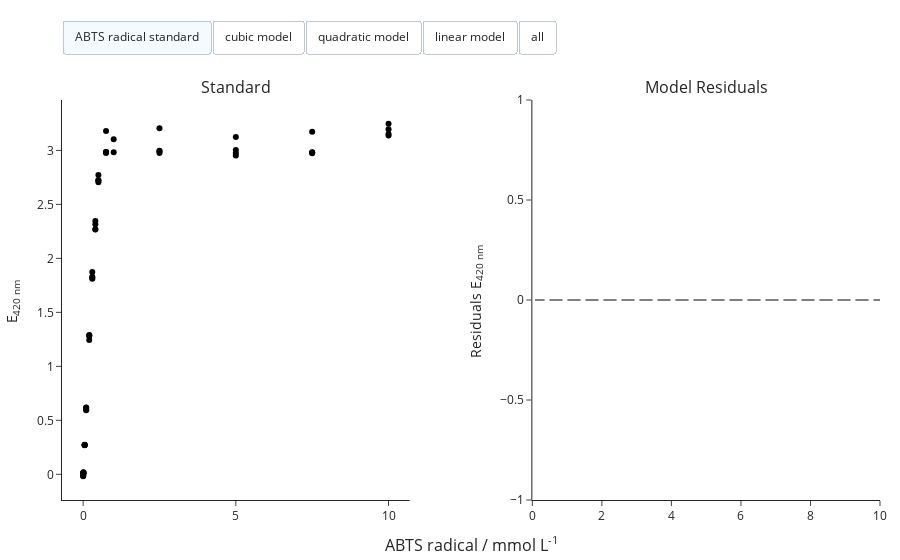

Notebook source saved alongside this figure:
### Code cell
standard.visualize()

### Figure 1 — Plotly figure (JSON) as saved in the notebook; plotly's stock layout.template omitted (floating-point values rounded to 4 significant figures; data arrays with more than 128 entries replaced by an {"elided": "..."} marker saying what was removed)
{"data": [{"customdata": ["ABTS radical standard"], "hovertemplate": "Signal: %{y:.2f}", "marker": {"color": "#000000"}, "mode": "markers", "name": "A4", "showlegend": false, "type": "scatter", "visible": true, "x": [0.5], "xaxis": "x", "y": [2.772], "yaxis": "y"}, {"customdata": ["ABTS radical standard"], "hovertemplate": "Signal: %{y:.2f}", "marker": {"color": "#000000"}, "mode": "markers", "name": "A5", "showlegend": false, "type": "scatter", "visible": true, "x": [0.001], "xaxis": "x", "y": [-0.01798], "yaxis": "y"}, {"customdata": ["ABTS radical standard"], "hovertemplate": "Signal: %{y:.2f}", "marker": {"color": "#000000"}, "mode": "markers", "name": "A6", "showlegend": false, "type": "scatter", "visible": true, "x": [0.05], "xaxis": "x", "y": [0.2699], "yaxis": "y"}, {"customdata": ["ABTS radical standard"], "hovertemplate": "Signal: %{y:.2f}", "marker": {"color": "#000000"}, "mode": "markers", "name": "A7", "showlegend": false, "type": "scatter", "visible": true, "x": [0.2], "xaxis": "x", "y": [1.282], "yaxis": "y"}, {"customdata": ["ABTS radical standard"], "hovertemplate": "Signal: %{y:.2f}", "marker": {"color": "#000000"}, "mode": "markers", "name": "A8", "showlegend": false, "type": "scatter", "visible": true, "x": [0.4], "xaxis": "x", "y": [2.269], "yaxis": "y"}, {"customdata": ["ABTS radical standard"], "hovertemplate": "Signal: %{y:.2f}", "marker": {"color": "#000000"}, "mode": "markers", "name": "A9", "showlegend": false, "type": "scatter", "visible": true, "x": [0.75], "xaxis": "x", "y": [3.179], "yaxis": "y"}, {"customdata": ["ABTS radical standard"], "hovertemplate": "Signal: %{y:.2f}", "marker": {"color": "#000000"}, "mode": "markers", "name": "A10", "showlegend": false, "type": "scatter", "visible": true, "x": [2.5], "xaxis": "x", "y": [3.205], "yaxis": "y"}, {"customdata": ["ABTS radical standard"], "hovertemplate": "Signal: %{y:.2f}", "marker": {"color": "#000000"}, "mode": "markers", "name": "A11", "showlegend": false, "type": "scatter", "visible": true, "x": [7.5], "xaxis": "x", "y": [3.174], "yaxis": "y"}, {"customdata": ["ABTS radical standard"], "hovertemplate": "Signal: %{y:.2f}", "marker": {"color": "#000000"}, "mode": "markers", "name": "A12", "showlegend": false, "type": "scatter", "visible": true, "x": [10], "xaxis": "x", "y": [3.247], "yaxis": "y"}, {"customdata": ["ABTS radical standard"], "hovertemplate": "Signal: %{y:.2f}", "marker": {"color": "#000000"}, "mode": "markers", "name": "B4", "showlegend": false, "type": "scatter", "visible": true, "x": [0.5], "xaxis": "x", "y": [2.706], "yaxis": "y"}, {"customdata": ["ABTS radical standard"], "hovertemplate": "Signal: %{y:.2f}", "marker": {"color": "#000000"}, "mode": "markers", "name": "B5", "showlegend": false, "type": "scatter", "visible": true, "x": [0.001], "xaxis": "x", "y": [-0.005021], "yaxis": "y"}, {"customdata": ["ABTS radical standard"], "hovertemplate": "Signal: %{y:.2f}", "marker": {"color": "#000000"}, "mode": "markers", "name": "B6", "showlegend": false, "type": "scatter", "visible": true, "x": [0.05], "xaxis": "x", "y": [0.2718], "yaxis": "y"}, {"customdata": ["ABTS radical standard"], "hovertemplate": "Signal: %{y:.2f}", "marker": {"color": "#000000"}, "mode": "markers", "name": "B7", "showlegend": false, "type": "scatter", "visible": true, "x": [0.2], "xaxis": "x", "y": [1.289], "yaxis": "y"}, {"customdata": ["ABTS radical standard"], "hovertemplate": "Signal: %{y:.2f}", "marker": {"color": "#000000"}, "mode": "markers", "name": "B8", "showlegend": false, "type": "scatter", "visible": true, "x": [0.4], "xaxis": "x", "y": [2.27], "yaxis": "y"}, {"customdata": ["ABTS radical standard"], "hovertemplate": "Signal: %{y:.2f}", "marker": {"color": "#000000"}, "mode": "markers", "name": "B9", "showlegend": false, "type": "scatter", "visible": true, "x": [0.75], "xaxis": "x", "y": [2.986], "yaxis": "y"}, {"customdata": ["ABTS radical standard"], "hovertemplate": "Signal: %{y:.2f}", "marker": {"color": "#000000"}, "mode": "markers", "name": "B10", "showlegend": false, "type": "scatter", "visible": true, "x": [2.5], "xaxis": "x", "y": [2.996], "yaxis": "y"}, {"customdata": ["ABTS radical standard"], "hovertemplate": "Signal: %{y:.2f}", "marker": {"color": "#000000"}, "mode": "markers", "name": "B11", "showlegend": false, "type": "scatter", "visible": true, "x": [7.5], "xaxis": "x", "y": [2.98], "yaxis": "y"}, {"customdata": ["ABTS radical standard"], "hovertemplate": "Signal: %{y:.2f}", "marker": {"color": "#000000"}, "mode": "markers", "name": "B12", "showlegend": false, "type": "scatter", "visible": true, "x": [10], "xaxis": "x", "y": [3.195], "yaxis": "y"}, {"customdata": ["ABTS radical standard"], "hovertemplate": "Signal: %{y:.2f}", "marker": {"color": "#000000"}, "mode": "markers", "name": "E8", "showlegend": false, "type": "scatter", "visible": true, "x": [0.5], "xaxis": "x", "y": [2.723], "yaxis": "y"}, {"customdata": ["ABTS radical standard"], "hovertemplate": "Signal: %{y:.2f}", "marker": {"color": "#000000"}, "mode": "markers", "name": "C5", "showlegend": false, "type": "scatter", "visible": true, "x": [0.001], "xaxis": "x", "y": [-0.01188], "yaxis": "y"}, {"customdata": ["ABTS radical standard"], "hovertemplate": "Signal: %{y:.2f}", "marker": {"color": "#000000"}, "mode": "markers", "name": "C6", "showlegend": false, "type": "scatter", "visible": true, "x": [0.05], "xaxis": "x", "y": [0.2707], "yaxis": "y"}, {"customdata": ["ABTS radical standard"], "hovertemplate": "Signal: %{y:.2f}", "marker": {"color": "#000000"}, "mode": "markers", "name": "C7", "showlegend": false, "type": "scatter", "visible": true, "x": [0.2], "xaxis": "x", "y": [1.287], "yaxis": "y"}, {"customdata": ["ABTS radical standard"], "hovertemplate": "Signal: %{y:.2f}", "marker": {"color": "#000000"}, "mode": "markers", "name": "C8", "showlegend": false, "type": "scatter", "visible": true, "x": [0.4], "xaxis": "x", "y": [2.347], "yaxis": "y"}, {"customdata": ["ABTS radical standard"], "hovertemplate": "Signal: %{y:.2f}", "marker": {"color": "#000000"}, "mode": "markers", "name": "C9", "showlegend": false, "type": "scatter", "visible": true, "x": [0.75], "xaxis": "x", "y": [2.976], "yaxis": "y"}, {"customdata": ["ABTS radical standard"], "hovertemplate": "Signal: %{y:.2f}", "marker": {"color": "#000000"}, "mode": "markers", "name": "C10", "showlegend": false, "type": "scatter", "visible": true, "x": [2.5], "xaxis": "x", "y": [2.975], "yaxis": "y"}, {"customdata": ["ABTS radical standard"], "hovertemplate": "Signal: %{y:.2f}", "marker": {"color": "#000000"}, "mode": "markers", "name": "C11", "showlegend": false, "type": "scatter", "visible": true, "x": [7.5], "xaxis": "x", "y": [2.975], "yaxis": "y"}, {"customdata": ["ABTS radical standard"], "hovertemplate": "Signal: %{y:.2f}", "marker": {"color": "#000000"}, "mode": "markers", "name": "C12", "showlegend": false, "type": "scatter", "visible": true, "x": [10], "xaxis": "x", "y": [3.152], "yaxis": "y"}, {"customdata": ["ABTS radical standard"], "hovertemplate": "Signal: %{y:.2f}", "marker": {"color": "#000000"}, "mode": "markers", "name": "F8", "showlegend": false, "type": "scatter", "visible": true, "x": [0.5], "xaxis": "x", "y": [2.724], "yaxis": "y"}, {"customdata": ["ABTS radical standard"], "hovertemplate": "Signal: %{y:.2f}", "marker": {"color": "#000000"}, "mode": "markers", "name": "D5", "showlegend": false, "type": "scatter", "visible": true, "x": [0.001], "xaxis": "x", "y": [-0.008721], "yaxis": "y"}, {"customdata": ["ABTS radical standard"], "hovertemplate": "Signal: %{y:.2f}", "marker": {"color": "#000000"}, "mode": "markers", "name": "D6", "showlegend": false, "type": "scatter", "visible": true, "x": [0.05], "xaxis": "x", "y": [0.2743], "yaxis": "y"}, {"customdata": ["ABTS radical standard"], "hovertemplate": "Signal: %{y:.2f}", "marker": {"color": "#000000"}, "mode": "markers", "name": "D7", "showlegend": false, "type": "scatter", "visible": true, "x": [0.2], "xaxis": "x", "y": [1.244], "yaxis": "y"}, {"customdata": ["ABTS radical standard"], "hovertemplate": "Signal: %{y:.2f}", "marker": {"color": "#000000"}, "mode": "markers", "name": "D8", "showlegend": false, "type": "scatter", "visible": true, "x": [0.4], "xaxis": "x", "y": [2.316], "yaxis": "y"}, {"customdata": ["ABTS radical standard"], "hovertemplate": "Signal: %{y:.2f}", "marker": {"color": "#000000"}, "mode": "markers", "name": "D9", "showlegend": false, "type": "scatter", "visible": true, "x": [0.75], "xaxis": "x", "y": [2.985], "yaxis": "y"}, {"customdata": ["ABTS radical standard"], "hovertemplate": "Signal: %{y:.2f}", "marker": {"color": "#000000"}, "mode": "markers", "name": "D10", "showlegend": false, "type": "scatter", "visible": true, "x": [2.5], "xaxis": "x", "y": [2.992], "yaxis": "y"}, {"customdata": ["ABTS radical standard"], "hovertemplate": "Signal: %{y:.2f}", "marker": {"color": "#000000"}, "mode": "markers", "name": "D11", "showlegend": false, "type": "scatter", "visible": true, "x": [7.5], "xaxis": "x", "y": [2.983], "yaxis": "y"}, {"customdata": ["ABTS radical standard"], "hovertemplate": "Signal: %{y:.2f}", "marker": {"color": "#000000"}, "mode": "markers", "name": "D12", "showlegend": false, "type": "scatter", "visible": true, "x": [10], "xaxis": "x", "y": [3.137], "yaxis": "y"}, {"customdata": ["ABTS radical standard"], "hovertemplate": "Signal: %{y:.2f}", "marker": {"color": "#000000"}, "mode": "markers", "name": "E5", "showlegend": false, "type": "scatter", "visible": true, "x": [0.01], "xaxis": "x", "y": [0.01918], "yaxis": "y"}, {"customdata": ["ABTS radical standard"], "hovertemplate": "Signal: %{y:.2f}", "marker": {"color": "#000000"}, "mode": "markers", "name": "E6", "showlegend": false, "type": "scatter", "visible": true, "x": [0.1], "xaxis": "x", "y": [0.6181], "yaxis": "y"}, {"customdata": ["ABTS radical standard"], "hovertemplate": "Signal: %{y:.2f}", "marker": {"color": "#000000"}, "mode": "markers", "name": "E7", "showlegend": false, "type": "scatter", "visible": true, "x": [0.3], "xaxis": "x", "y": [1.821], "yaxis": "y"}, {"customdata": ["ABTS radical standard"], "hovertemplate": "Signal: %{y:.2f}", "marker": {"color": "#000000"}, "mode": "markers", "name": "E9", "showlegend": false, "type": "scatter", "visible": true, "x": [1], "xaxis": "x", "y": [2.983], "yaxis": "y"}, {"customdata": ["ABTS radical standard"], "hovertemplate": "Signal: %{y:.2f}", "marker": {"color": "#000000"}, "mode": "markers", "name": "E10", "showlegend": false, "type": "scatter", "visible": true, "x": [5], "xaxis": "x", "y": [2.976], "yaxis": "y"}, {"customdata": ["ABTS radical standard"], "hovertemplate": "Signal: %{y:.2f}", "marker": {"color": "#000000"}, "mode": "markers", "name": "E12", "showlegend": false, "type": "scatter", "visible": true, "x": [0], "xaxis": "x", "y": [0.01022], "yaxis": "y"}, {"customdata": ["ABTS radical standard"], "hovertemplate": "Signal: %{y:.2f}", "marker": {"color": "#000000"}, "mode": "markers", "name": "F5", "showlegend": false, "type": "scatter", "visible": true, "x": [0.01], "xaxis": "x", "y": [0.01781], "yaxis": "y"}, {"customdata": ["ABTS radical standard"], "hovertemplate": "Signal: %{y:.2f}", "marker": {"color": "#000000"}, "mode": "markers", "name": "F6", "showlegend": false, "type": "scatter", "visible": true, "x": [0.1], "xaxis": "x", "y": [0.6154], "yaxis": "y"}, {"customdata": ["ABTS radical standard"], "hovertemplate": "Signal: %{y:.2f}", "marker": {"color": "#000000"}, "mode": "markers", "name": "F7", "showlegend": false, "type": "scatter", "visible": true, "x": [0.3], "xaxis": "x", "y": [1.829], "yaxis": "y"}, {"customdata": ["ABTS radical standard"], "hovertemplate": "Signal: %{y:.2f}", "marker": {"color": "#000000"}, "mode": "markers", "name": "H9", "showlegend": false, "type": "scatter", "visible": true, "x": [1], "xaxis": "x", "y": [3.104], "yaxis": "y"}, {"customdata": ["ABTS radical standard"], "hovertemplate": "Signal: %{y:.2f}", "marker": {"color": "#000000"}, "mode": "markers", "name": "F10", "showlegend": false, "type": "scatter", "visible": true, "x": [5], "xaxis": "x", "y": [2.954], "yaxis": "y"}, {"customdata": ["ABTS radical standard"], "hovertemplate": "Signal: %{y:.2f}", "marker": {"color": "#000000"}, "mode": "markers", "name": "F12", "showlegend": false, "type": "scatter", "visible": true, "x": [0], "xaxis": "x", "y": [-0.001793], "yaxis": "y"}, {"customdata": ["ABTS radical standard"], "hovertemplate": "Signal: %{y:.2f}", "marker": {"color": "#000000"}, "mode": "markers", "name": "G5", "showlegend": false, "type": "scatter", "visible": true, "x": [0.01], "xaxis": "x", "y": [0.01176], "yaxis": "y"}, {"customdata": ["ABTS radical standard"], "hovertemplate": "Signal: %{y:.2f}", "marker": {"color": "#000000"}, "mode": "markers", "name": "G6", "showlegend": false, "type": "scatter", "visible": true, "x": [0.1], "xaxis": "x", "y": [0.6005], "yaxis": "y"}, {"customdata": ["ABTS radical standard"], "hovertemplate": "Signal: %{y:.2f}", "marker": {"color": "#000000"}, "mode": "markers", "name": "G7", "showlegend": false, "type": "scatter", "visible": true, "x": [0.3], "xaxis": "x", "y": [1.874], "yaxis": "y"}, {"customdata": ["ABTS radical standard"], "hovertemplate": "Signal: %{y:.2f}", "marker": {"color": "#000000"}, "mode": "markers", "name": "G10", "showlegend": false, "type": "scatter", "visible": true, "x": [5], "xaxis": "x", "y": [3.005], "yaxis": "y"}, {"customdata": ["ABTS radical standard"], "hovertemplate": "Signal: %{y:.2f}", "marker": {"color": "#000000"}, "mode": "markers", "name": "G12", "showlegend": false, "type": "scatter", "visible": true, "x": [0], "xaxis": "x", "y": [0.00565], "yaxis": "y"}, {"customdata": ["ABTS radical standard"], "hovertemplate": "Signal: %{y:.2f}", "marker": {"color": "#000000"}, "mode": "markers", "name": "H5", "showlegend": false, "type": "scatter", "visible": true, "x": [0.01], "xaxis": "x", "y": [0.007007], "yaxis": "y"}, {"customdata": ["ABTS radical standard"], "hovertemplate": "Signal: %{y:.2f}", "marker": {"color": "#000000"}, "mode": "markers", "name": "H6", "showlegend": false, "type": "scatter", "visible": true, "x": [0.1], "xaxis": "x", "y": [0.5925], "yaxis": "y"}, {"customdata": ["ABTS radical standard"], "hovertemplate": "Signal: %{y:.2f}", "marker": {"color": "#000000"}, "mode": "markers", "name": "H7", "showlegend": false, "type": "scatter", "visible": true, "x": [0.3], "xaxis": "x", "y": [1.812], "yaxis": "y"}, {"customdata": ["ABTS radical standard"], "hovertemplate": "Signal: %{y:.2f}", "marker": {"color": "#000000"}, "mode": "markers", "name": "H10", "showlegend": false, "type": "scatter", "visible": true, "x": [5], "xaxis": "x", "y": [3.125], "yaxis": "y"}, {"customdata": ["ABTS radical standard"], "hovertemplate": "Signal: %{y:.2f}", "marker": {"color": "#000000"}, "mode": "markers", "name": "H12", "showlegend": false, "type": "scatter", "visible": true, "x": [0], "xaxis": "x", "y": [-0.004521], "yaxis": "y"}, {"customdata": ["cubic model"], "hovertemplate": "Signal: %{y:.2f}", "marker": {"color": "#636EFA"}, "mode": "lines", "name": "cubic model", "type": "scatter", "visible": false, "x": {"elided": "290 float values"}, "xaxis": "x", "y": {"elided": "290 float values"}, "yaxis": "y"}, {"customdata": ["cubic model"], "hoverinfo": "skip", "hovertemplate": "Signal: %{y:.2f}", "marker": {"color": "#636EFA"}, "mode": "markers", "name": "Residuals", "type": "scatter", "visible": false, "x": [0.5, 0.001, 0.05, 0.2, 0.4, 0.75, 2.5, 7.5, 10, 0.5, 0.001, 0.05, 0.2, 0.4, 0.75, 2.5, 7.5, 10, 0.5, 0.001, 0.05, 0.2, 0.4, 0.75, 2.5, 7.5, 10, 0.5, 0.001, 0.05, 0.2, 0.4, 0.75, 2.5, 7.5, 10, 0.01, 0.1, 0.3, 1, 5, 0, 0.01, 0.1, 0.3, 1, 5, 0, 0.01, 0.1, 0.3, 5, 0, 0.01, 0.1, 0.3, 5, 0], "xaxis": "x2", "y": [1.319, -0.02123, 0.109, 0.6597, 1.079, 1.123, -1.123, 1.088, -0.2289, 1.252, -0.008274, 0.1109, 0.6668, 1.081, 0.9306, -1.332, 0.894, -0.2805, 1.269, -0.01513, 0.1098, 0.6641, 1.157, 0.9199, -1.353, 0.8888, -0.324, 1.271, -0.01197, 0.1134, 0.6213, 1.126, 0.9293, -1.335, 0.8973, -0.3388, -0.01329, 0.2999, 0.9077, 0.4018, -0.7203, 0.01022, -0.01466, 0.2972, 0.9165, 0.5229, -0.7423, -0.001793, -0.0207, 0.2823, 0.9611, -0.6918, 0.00565, -0.02546, 0.2742, 0.8991, -0.5716, -0.004521], "yaxis": "y2"}, {"customdata": ["cubic model"], "hovertemplate": "Signal: %{y:.2f}", "line": {"color": "grey", "dash": "dash", "width": 2}, "showlegend": false, "type": "scatter", "visible": true, "x": [0.5, 0.001, 0.05, 0.2, 0.4, 0.75, 2.5, 7.5, 10, 0.5, 0.001, 0.05, 0.2, 0.4, 0.75, 2.5, 7.5, 10, 0.5, 0.001, 0.05, 0.2, 0.4, 0.75, 2.5, 7.5, 10, 0.5, 0.001, 0.05, 0.2, 0.4, 0.75, 2.5, 7.5, 10, 0.01, 0.1, 0.3, 1, 5, 0, 0.01, 0.1, 0.3, 1, 5, 0, 0.01, 0.1, 0.3, 5, 0, 0.01, 0.1, 0.3, 5, 0], "xaxis": "x2", "y": [0, 0, 0, 0, 0, 0, 0, 0, 0, 0, 0, 0, 0, 0, 0, 0, 0, 0, 0, 0, 0, 0, 0, 0, 0, 0, 0, 0, 0, 0, 0, 0, 0, 0, 0, 0, 0, 0, 0, 0, 0, 0, 0, 0, 0, 0, 0, 0, 0, 0, 0, 0, 0, 0, 0, 0, 0, 0], "yaxis": "y2"}, {"customdata": ["quadratic model"], "hovertemplate": "Signal: %{y:.2f}", "marker": {"color": "#EF553B"}, "mode": "lines", "name": "quadratic model", "type": "scatter", "visible": false, "x": {"elided": "290 float values"}, "xaxis": "x", "y": {"elided": "290 float values"}, "yaxis": "y"}, {"customdata": ["quadratic model"], "hoverinfo": "skip", "hovertemplate": "Signal: %{y:.2f}", "marker": {"color": "#EF553B"}, "mode": "markers", "name": "Residuals", "type": "scatter", "visible": false, "x": [0.5, 0.001, 0.05, 0.2, 0.4, 0.75, 2.5, 7.5, 10, 0.5, 0.001, 0.05, 0.2, 0.4, 0.75, 2.5, 7.5, 10, 0.5, 0.001, 0.05, 0.2, 0.4, 0.75, 2.5, 7.5, 10, 0.5, 0.001, 0.05, 0.2, 0.4, 0.75, 2.5, 7.5, 10, 0.01, 0.1, 0.3, 1, 5, 0, 0.01, 0.1, 0.3, 1, 5, 0, 0.01, 0.1, 0.3, 5, 0, 0.01, 0.1, 0.3, 5, 0], "xaxis": "x2", "y": [2.081, -0.01942, 0.1982, 0.9987, 1.711, 2.165, 0.3542, -0.8591, 0.8829, 2.015, -0.006463, 0.2, 1.006, 1.713, 1.973, 0.1456, -1.053, 0.8312, 2.032, -0.01332, 0.1989, 1.003, 1.79, 1.962, 0.1244, -1.058, 0.7878, 2.034, -0.01016, 0.2026, 0.9603, 1.758, 1.972, 0.1417, -1.05, 0.7729, 0.004776, 0.4752, 1.399, 1.662, -1.219, 0.01022, 0.003404, 0.4725, 1.408, 1.783, -1.241, -0.001793, -0.002639, 0.4576, 1.452, -1.19, 0.00565, -0.007396, 0.4495, 1.39, -1.07, -0.004521], "yaxis": "y2"}, {"customdata": ["quadratic model"], "hovertemplate": "Signal: %{y:.2f}", "line": {"color": "grey", "dash": "dash", "width": 2}, "showlegend": false, "type": "scatter", "visible": true, "x": [0.5, 0.001, 0.05, 0.2, 0.4, 0.75, 2.5, 7.5, 10, 0.5, 0.001, 0.05, 0.2, 0.4, 0.75, 2.5, 7.5, 10, 0.5, 0.001, 0.05, 0.2, 0.4, 0.75, 2.5, 7.5, 10, 0.5, 0.001, 0.05, 0.2, 0.4, 0.75, 2.5, 7.5, 10, 0.01, 0.1, 0.3, 1, 5, 0, 0.01, 0.1, 0.3, 1, 5, 0, 0.01, 0.1, 0.3, 5, 0, 0.01, 0.1, 0.3, 5, 0], "xaxis": "x2", "y": [0, 0, 0, 0, 0, 0, 0, 0, 0, 0, 0, 0, 0, 0, 0, 0, 0, 0, 0, 0, 0, 0, 0, 0, 0, 0, 0, 0, 0, 0, 0, 0, 0, 0, 0, 0, 0, 0, 0, 0, 0, 0, 0, 0, 0, 0, 0, 0, 0, 0, 0, 0, 0, 0, 0, 0, 0, 0], "yaxis": "y2"}, {"customdata": ["linear model"], "hovertemplate": "Signal: %{y:.2f}", "marker": {"color": "#00CC96"}, "mode": "lines", "name": "linear model", "type": "scatter", "visible": false, "x": {"elided": "290 float values"}, "xaxis": "x", "y": {"elided": "290 float values"}, "yaxis": "y"}, {"customdata": ["linear model"], "hoverinfo": "skip", "hovertemplate": "Signal: %{y:.2f}", "marker": {"color": "#00CC96"}, "mode": "markers", "name": "Residuals", "type": "scatter", "visible": false, "x": [0.5, 0.001, 0.05, 0.2, 0.4, 0.75, 2.5, 7.5, 10, 0.5, 0.001, 0.05, 0.2, 0.4, 0.75, 2.5, 7.5, 10, 0.5, 0.001, 0.05, 0.2, 0.4, 0.75, 2.5, 7.5, 10, 0.5, 0.001, 0.05, 0.2, 0.4, 0.75, 2.5, 7.5, 10, 0.01, 0.1, 0.3, 1, 5, 0, 0.01, 0.1, 0.3, 1, 5, 0, 0.01, 0.1, 0.3, 5, 0, 0.01, 0.1, 0.3, 5, 0], "xaxis": "x2", "y": [2.55, -0.01842, 0.2477, 1.193, 2.09, 2.845, 2.092, -0.1648, -1.204, 2.483, -0.005467, 0.2496, 1.2, 2.092, 2.653, 1.883, -0.3586, -1.256, 2.5, -0.01232, 0.2484, 1.197, 2.169, 2.642, 1.862, -0.3637, -1.299, 2.502, -0.009167, 0.2521, 1.155, 2.137, 2.651, 1.88, -0.3552, -1.314, 0.01473, 0.5736, 1.687, 2.538, 0.7505, 0.01022, 0.01336, 0.5709, 1.696, 2.659, 0.7286, -0.001793, 0.007313, 0.556, 1.74, 0.779, 0.00565, 0.002556, 0.5479, 1.678, 0.8993, -0.004521], "yaxis": "y2"}, {"customdata": ["linear model"], "hovertemplate": "Signal: %{y:.2f}", "line": {"color": "grey", "dash": "dash", "width": 2}, "showlegend": false, "type": "scatter", "visible": true, "x": [0.5, 0.001, 0.05, 0.2, 0.4, 0.75, 2.5, 7.5, 10, 0.5, 0.001, 0.05, 0.2, 0.4, 0.75, 2.5, 7.5, 10, 0.5, 0.001, 0.05, 0.2, 0.4, 0.75, 2.5, 7.5, 10, 0.5, 0.001, 0.05, 0.2, 0.4, 0.75, 2.5, 7.5, 10, 0.01, 0.1, 0.3, 1, 5, 0, 0.01, 0.1, 0.3, 1, 5, 0, 0.01, 0.1, 0.3, 5, 0, 0.01, 0.1, 0.3, 5, 0], "xaxis": "x2", "y": [0, 0, 0, 0, 0, 0, 0, 0, 0, 0, 0, 0, 0, 0, 0, 0, 0, 0, 0, 0, 0, 0, 0, 0, 0, 0, 0, 0, 0, 0, 0, 0, 0, 0, 0, 0, 0, 0, 0, 0, 0, 0, 0, 0, 0, 0, 0, 0, 0, 0, 0, 0, 0, 0, 0, 0, 0, 0], "yaxis": "y2"}], "layout": {"annotations": [{"font": {"size": 16}, "showarrow": false, "text": "Standard", "x": 0.2125, "xanchor": "center", "xref": "paper", "y": 1, "yanchor": "bottom", "yref": "paper"}, {"font": {"size": 16}, "showarrow": false, "text": "Model Residuals", "x": 0.7875, "xanchor": "center", "xref": "paper", "y": 1, "yanchor": "bottom", "yref": "paper"}, {"font": {"size": 16}, "showarrow": false, "text": "ABTS radical / mmol L<sup>-1</sup>", "x": 0.5, "xanchor": "center", "xref": "paper", "y": 0, "yanchor": "top", "yref": "paper", "yshift": -30}], "margin": {"b": 60, "l": 20, "r": 20, "t": 100}, "updatemenus": [{"active": 0, "buttons": [{"args": [{"visible": [true, true, true, true, true, true, true, true, true, true, true, true, true, true, true, true, true, true, true, true, true, true, true, true, true, true, true, true, true, true, true, true, true, true, true, true, true, true, true, true, true, true, true, true, true, true, true, true, true, true, true, true, true, true, true, true, true, true, false, false, false, false, false, false, false, false, false]}], "label": "ABTS radical standard", "method": "update"}, {"args": [{"title": "cubic model", "visible": [true, true, true, true, true, true, true, true, true, true, true, true, true, true, true, true, true, true, true, true, true, true, true, true, true, true, true, true, true, true, true, true, true, true, true, true, true, true, true, true, true, true, true, true, true, true, true, true, true, true, true, true, true, true, true, true, true, true, true, true, true, false, false, false, false, false, false]}], "label": "cubic model", "method": "update"}, {"args": [{"title": "quadratic model", "visible": [true, true, true, true, true, true, true, true, true, true, true, true, true, true, true, true, true, true, true, true, true, true, true, true, true, true, true, true, true, true, true, true, true, true, true, true, true, true, true, true, true, true, true, true, true, true, true, true, true, true, true, true, true, true, true, true, true, true, false, false, false, true, true, true, false, false, false]}], "label": "quadratic model", "method": "update"}, {"args": [{"title": "linear model", "visible": [true, true, true, true, true, true, true, true, true, true, true, true, true, true, true, true, true, true, true, true, true, true, true, true, true, true, true, true, true, true, true, true, true, true, true, true, true, true, true, true, true, true, true, true, true, true, true, true, true, true, true, true, true, true, true, true, true, true, false, false, false, false, false, false, true, true, true]}], "label": "linear model", "method": "update"}, {"args": [{"visible": [true, true, true, true, true, true, true, true, true, true, true, true, true, true, true, true, true, true, true, true, true, true, true, true, true, true, true, true, true, true, true, true, true, true, true, true, true, true, true, true, true, true, true, true, true, true, true, true, true, true, true, true, true, true, true, true, true, true, true, true, true, true, true, true, true, true, true]}], "label": "all", "method": "update"}], "direction": "right", "type": "buttons", "x": 0, "xanchor": "left", "y": 1.2, "yanchor": "top"}], "xaxis": {"anchor": "y", "domain": [0, 0.425]}, "xaxis2": {"anchor": "y2", "domain": [0.575, 1]}, "yaxis": {"anchor": "x", "domain": [0, 1], "title": {"text": "E<sub>420 nm <sub>"}}, "yaxis2": {"anchor": "x2", "domain": [0, 1], "title": {"text": "Residuals E<sub>420 nm <sub>"}}}}
